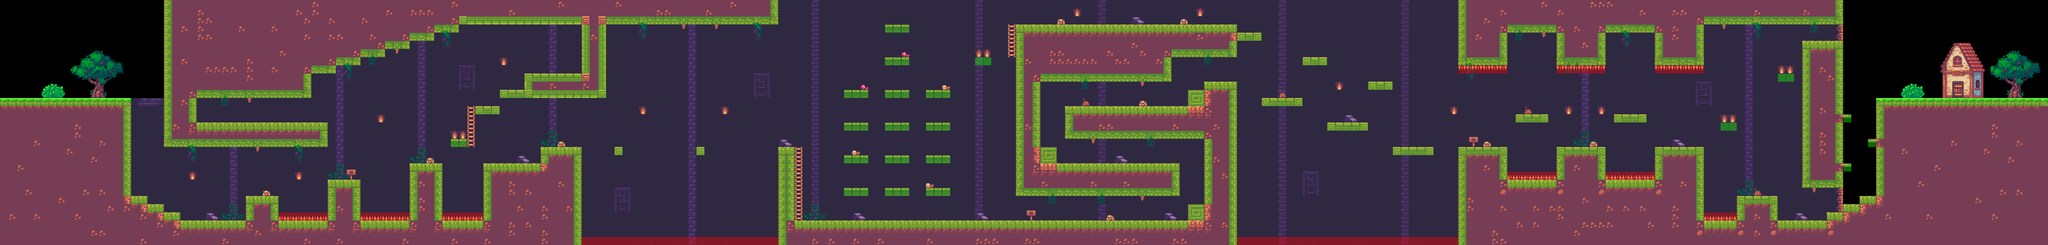

This game map was drawn from its Tiled (.tmx) file and the tilesets committed beside it. A one-line description and the trimmed map source follow:
An orthogonal 250x30 tile map with 32x32 px tiles, 3 tile layers (Fondo, Plataformes, Collider), 3 tilesets.

<map version="1.9" tiledversion="1.9.2" orientation="orthogonal" renderorder="right-down" width="250" height="30" tilewidth="32" tileheight="32" infinite="0" nextlayerid="6" nextobjectid="1">
 <tileset firstgid="1" name="tileset_terrain" tilewidth="32" tileheight="32" tilecount="575" columns="25">
  <image source="tileset.png" width="800" height="736" />
 </tileset>
 <tileset firstgid="576" name="tileset_props" tilewidth="32" tileheight="32" tilecount="364" columns="26">
  <image source="props.png" trans="898989" width="832" height="448" />
 </tileset>
 <tileset firstgid="940" name="MapMetadata" tilewidth="32" tileheight="32" spacing="1" tilecount="2" columns="2">
  <image source="MapMetadata.png" width="67" height="34" />
 </tileset>
 <layer id="5" name="Fondo" width="250" height="30">
  <properties>
   <property name="Draw" type="bool" value="true" />
  </properties>
  <data>[7500 cells, 107 non-empty, 5 distinct tile ids]</data>
 </layer>
 <layer id="3" name="Plataformes" width="250" height="30">
  <properties>
   <property name="Draw" type="bool" value="true" />
  </properties>
  <data>[7500 cells, 7239 non-empty, 160 distinct tile ids]</data>
 </layer>
 <layer id="4" name="Collider" width="250" height="30">
  <properties>
   <property name="Collider" type="bool" value="true" />
   <property name="Draw" type="bool" value="false" />
  </properties>
  <data>[7500 cells, 977 non-empty, 3 distinct tile ids]</data>
 </layer>
</map>
